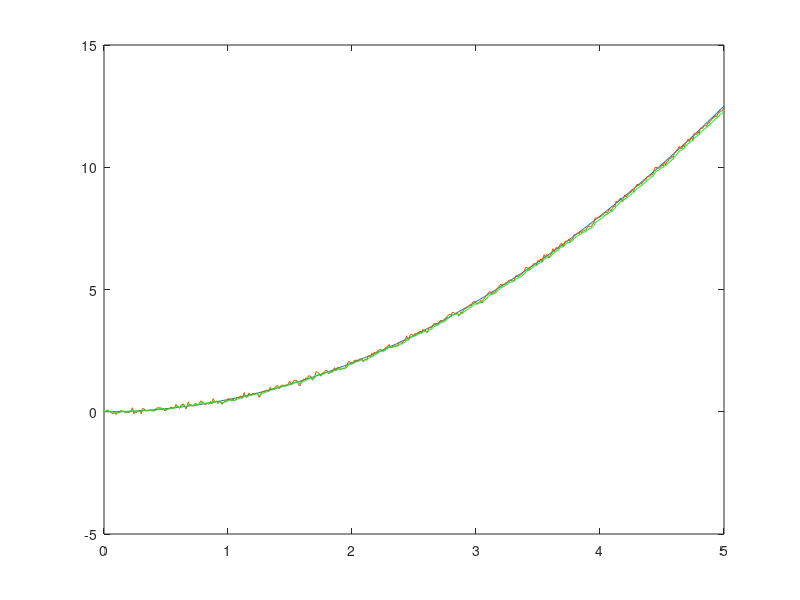

This figure's MATLAB source:
dt = 0.01;
t = 0:dt:5;
L = length(t);

signal_true = zeros(1,L);%真实轨迹
signal_observe1 = zeros(1,L);%观测信号1
signal_observe2 = zeros(2,L);%观测信号2
Xplus1 = zeros(1,L);%后验信号
Xplus2 = zeros(3,L);%后验信号

for i = 1:L
    signal_true(i) = 1/2*t(i)^2;
    signal_observe1(i) = signal_true(i) + normrnd(0,0.1);
    signal_observe2(i) = signal_true(i) + normrnd(0,0.01);
end

%X(k)=X(k-1)+Q
%Y(k)=X(k)+R
%初始化
F1 = 1;
H1 = [1;1];
Q1 = 0.01;
R1 = diag([0.1,0.01]);
%初始化X0
Xplus1(1) = 0.01;
Pplus1 = 0.01^2;
%卡尔曼滤波算法
%X(k)minus = F*X(k-1)plus
%P(k)minus = F*P(k-1)plus*F'+Q
%K=P(k)minus*H'*inv(H*P(k)minus*H'+R)
%X(k)plus = X(k)minus + K*(y(k)-H*X(k)minus)
%P(k)plus = (1-K*H)*P(k)minus

for i=2:L
    Xminus1 = F1*Xplus1(i-1);
    Pminus1 = F1*Pplus1*F1'+Q1;
    K1 = Pminus1*H1'*inv(H1*Pminus1*H1'+R1);
    Xplus1(i) = Xminus1+K1*(signal_observe1(i)-H1*Xminus1);
    Pplus1 = (1-K1*H1)*Pminus1;
end
X=movmean(signal_observe1,10);

F2 = [1,dt,0.5*dt^2;0,1,dt;0,0,1];
H2 = [1,0,0;1,0,0];
Q2 = [1,0,0;0,0.01,0;0,0,0.0001];
R2 = diag([20,50]);
Xplus2(:,1) = [0.01;0;0];
Pplus2 = diag([0.01,0.01,0.0001]);
for i=2:L
    Xminus2 = F2*Xplus2(:,i-1);
    Pminus2 = F2*Pplus2*F2.'+Q2;
    K2 = Pminus2*H2.'*inv(H2*Pminus2*H2.'+R2);
    Xplus2(:,i) = Xminus2+K2*(signal_observe1(i)-H2*Xminus2);
    Pplus2 = (eye(3)-K2*H2)*Pminus2;
end

 plot(t,signal_true,t,Xplus1,t,Xplus2(1,:),'g')